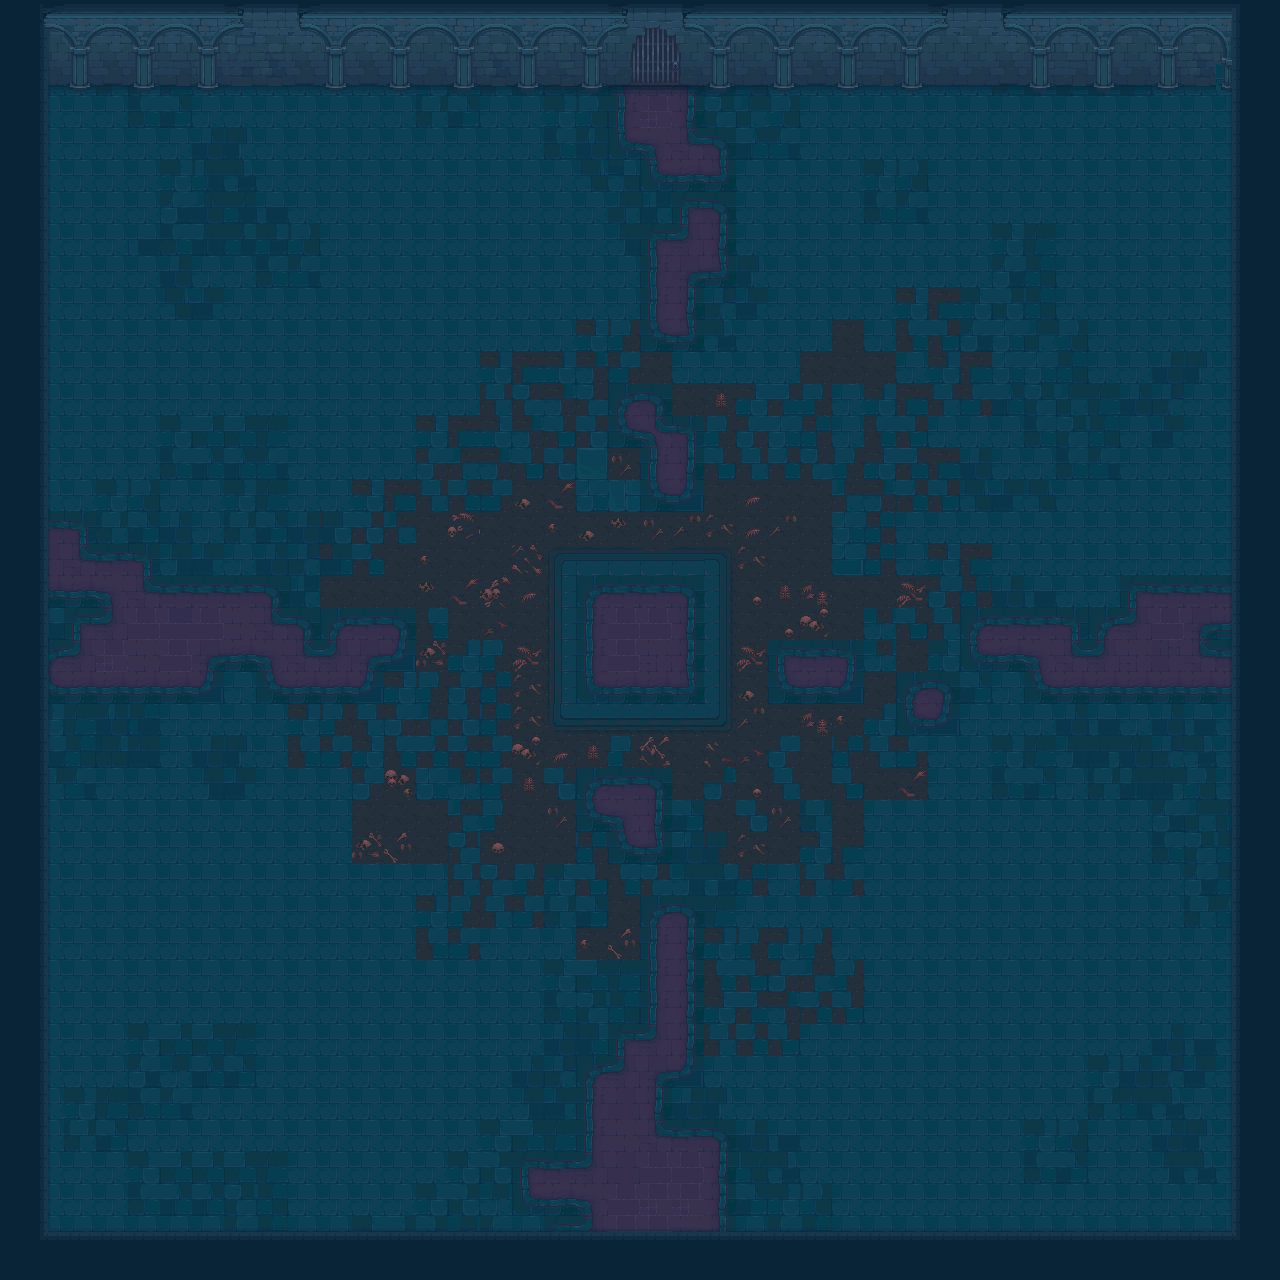

Rendered tile map (Tiled .tmx) drawn with the repository's tilesets; below, a short description and the map source with its tile grids summarised:
An orthogonal 40x40 tile map with 32x32 px tiles, 5 tile layers (Base Terrain, Terrain Transparency, Path, wall, ...), 9 hidden layers not drawn, 4 tilesets.

<map version="1.5" tiledversion="1.7.2" orientation="orthogonal" renderorder="right-down" width="40" height="40" tilewidth="32" tileheight="32" infinite="0" nextlayerid="22" nextobjectid="1">
 <tileset firstgid="1" source="Tileset-Terrain.tsx" />
 <tileset firstgid="2401" source="Tileset-wall-1.tsx" />
 <tileset firstgid="2529" source="Tileset-wall-2.tsx" />
 <tileset firstgid="2657" source="Tileset-wall-3.tsx" />
 <layer id="11" name="Base Terrain" width="40" height="40" offsetx="0.0416667" offsety="0.0416667">
  <data>[1600 cells, 1600 non-empty, 95 distinct tile ids]</data>
 </layer>
 <layer id="18" name="Terrain Transparency" width="40" height="40">
  <data>[1600 cells, 110 non-empty, 15 distinct tile ids]</data>
 </layer>
 <layer id="15" name="Path" width="40" height="40" offsetx="0" offsety="-32.5758">
  <data>[1600 cells, 230 non-empty, 38 distinct tile ids]</data>
 </layer>
 <layer id="13" name="wall" width="40" height="40" offsetx="0" offsety="0.0625">
  <data>[1600 cells, 340 non-empty, 29 distinct tile ids]</data>
 </layer>
 <layer id="19" name="Decoration" width="40" height="40">
  <data>[1600 cells, 106 non-empty, 27 distinct tile ids]</data>
 </layer>
 <layer id="21" name="asdad" width="40" height="40" visible="0">
  <data>[1600 cells, 18 non-empty, 13 distinct tile ids]</data>
 </layer>
 <group id="12" name="Example" visible="0" locked="1">
  <layer id="2" name="ground" width="40" height="40">
   <data>[1600 cells, 1600 non-empty, 8 distinct tile ids]</data>
  </layer>
  <layer id="9" name="teste" width="40" height="40">
   <data>[1600 cells, 0 non-empty, 0 distinct tile ids]</data>
  </layer>
  <layer id="6" name="wall-3" width="40" height="40">
   <data>[1600 cells, 160 non-empty, 22 distinct tile ids]</data>
  </layer>
  <layer id="5" name="wall-2" width="40" height="40">
   <data>[1600 cells, 1246 non-empty, 54 distinct tile ids]</data>
  </layer>
  <layer id="7" name="above-wall-2" width="40" height="40">
   <data>[1600 cells, 92 non-empty, 35 distinct tile ids]</data>
  </layer>
  <layer id="8" name="above2-walls" width="40" height="40">
   <data>[1600 cells, 394 non-empty, 33 distinct tile ids]</data>
  </layer>
  <layer id="3" name="wall-1" width="40" height="40">
   <data>[1600 cells, 564 non-empty, 22 distinct tile ids]</data>
  </layer>
  <layer id="4" name="ground-above" width="40" height="40">
   <data>[1600 cells, 608 non-empty, 23 distinct tile ids]</data>
  </layer>
 </group>
</map>
